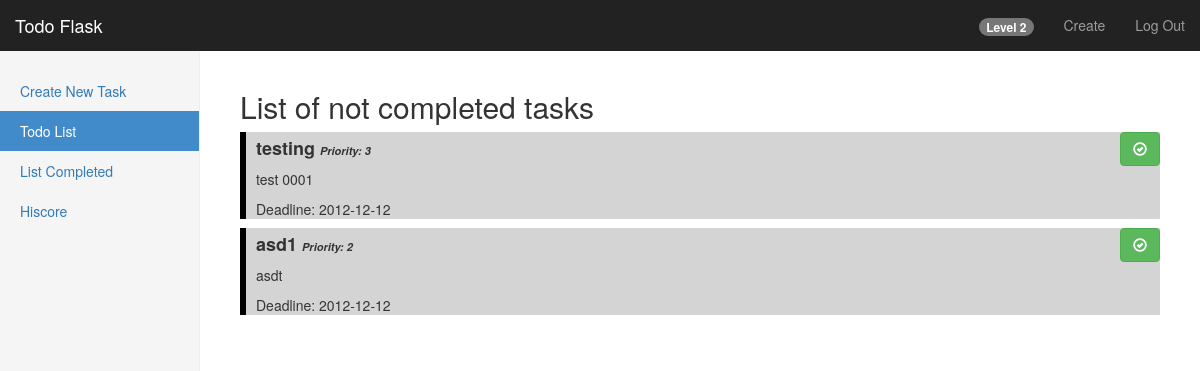
The app's page /dashboard/list (signed in) with its own data.
### models/task.py (models this page shows)
class Task(db.Model):
    id = db.Column(db.Integer, primary_key=True)
    user_id = db.Column(db.Integer, db.ForeignKey('user.id'))
    title = db.Column(db.String(50))
    description = db.Column(db.String(200))
    priority = db.Column(db.Integer)
    completed = db.Column(db.Integer)
    xp = db.Column(db.Integer)
    deadline = db.Column(db.Date)

### route.py (the view)
@app.route('/dashboard/list')
@login_required
def dashboard_list():
    tasks = view_task(author=current_user, completed='0')
    level_up(current_user)
    if request.args.get('complete') == '1':
        update_complete_task()
        reward_user(current_user)
        return redirect(url_for('dashboard_list'))
    return render_template('/dashboard/list.html', tasks=tasks, level=get_user_level(current_user))

### controllers/experience_controller.py (called while the page is built)
def get_user_level(current_user):
    user = Experience.query.filter_by(author=current_user).first()
    return user.level

def level_up(current_user):
    user_xp = Experience.query.filter_by(author=current_user).first()
    xp_table = ExperienceTable.query.get(user_xp.level)
    if user_xp.total_xp >= xp_table.xp:
        update = Experience.query.filter_by(author=current_user.i).first()
        remainder = round(fabs(user_xp.total_xp - xp_table.xp), 1)
        update.xp = remainder
        update.level += 1
        db.session.commit()

### controllers/task_controller.py (called while the page is built)
def view_task(author, completed):
    tasks = Task.query.filter_by(author=author, completed=completed).order_by(Task.priority.desc()).all()
    return tasks

### route.py (called while the page is built)
@login_manager.user_loader
def load_user(user_id):
    return User.query.get(int(user_id))

### templates/dashboard/list.html (shortened to what this page needs)
{% extends "bootstrap/base.html" %}
{% import "bootstrap/wtf.html" as wtf %}
{% block styles %}
    {{super()}}
    <link rel="stylesheet" href="{{url_for('.static', filename='dashboard.css')}}">
    <link rel="stylesheet" href="{{url_for('.static', filename='dashboard-list.css')}}">
{% endblock %}
{% block content %}
    <nav class="navbar navbar-inverse navbar-fixed-top">
        <div class="container-fluid">
            <div class="navbar-header">
                <a class="navbar-brand" href="#">Todo Flask</a>
            </div>
            <div id="navbar" class="navbar-collapse collapse">
                <ul class="nav navbar-nav navbar-right">
                    <li><a><span class="badge">Level {{level}}</span></a></li>
                    <li><a href="/dashboard/create">Create</a></li>
                    <li><a href="/logout">Log Out</a></li>
                </ul>
            </div>
        </div>
    </nav>
    <div class="container-fluid">
        <div class="row">
            <div class="col-sm-3 col-md-2 sidebar">
                <ul class="nav nav-sidebar">
                    <li><a href="/dashboard/create">Create New Task</a></li>
                    <li class="active"><a href="/dashboard/list">Todo List</a></li>
                    <li><a href="/dashboard/complete">List Completed</a></li>
                    <li><a href="/dashboard/hiscore">Hiscore</a></li>
                </ul>
            </div>
            <div class="col-sm-9 col-sm-offset-3 col-md-10 col-md-offset-2 main">
                <h2>List of not completed tasks</h2>
                {% for task in tasks %}
                    <div class="header-title">
                        <a href="/dashboard/list?complete=1&id={{task.id}}" class="pull-right btn btn-success btn-small">
                            <span class="glyphicon glyphicon-ok-circle"></span>
                        </a>
                        <h4>{{task.title}} <span class="small-text">Priority: {{task.priority}}</span></h4>
                        <p>{{task.description}}</p>
                        <p>Deadline: {{task.deadline}}</p>
                    </div>
                {% endfor %}
            </div>
        </div>
    </div>
{% endblock %}

### static/dashboard.css (style rules this page uses)
body { padding-top: 50px; }
.navbar-fixed-top { border: 0; }
.sidebar { display: none; }
@media (min-width: 768px) { .sidebar { position: fixed; top: 51px; bottom: 0; left: 0; z-index: 1000; display: block; padding: 20px; overflow-x: hidden; overflow-y: auto; background-color: #f5f5f5; border-right: 1px solid #eee; } }
.nav-sidebar { margin-right: -21px; margin-bottom: 20px; margin-left: -20px; }
.nav-sidebar > li > a { padding-right: 20px; padding-left: 20px; }
.nav-sidebar > .active > a, .nav-sidebar > .active > a:hover, .nav-sidebar > .active > a:focus { color: #fff; background-color: #428bca; }
.main { padding: 20px; }
@media (min-width: 768px) { .main { padding-right: 40px; padding-left: 40px; } }

### static/dashboard-list.css (style rules this page uses)
.header-title { border-left: 6px solid #000000; background: #d4d4d4; height: auto; margin: -1px 0; }
.header-title > h4 { font-weight: 700; margin-left: 10px; padding-top: 7px; }
.header-title > p { margin-left: 10px; }
.small-text { font-size: 11px; font-style: italic; }

### records on screen
Task: title "testing", priority "3", description "test 0001", deadline "2012-12-12"
Task: title "asd1", priority "2", description "asdt", deadline "2012-12-12"

### other values on screen
{{ level }} "2"
